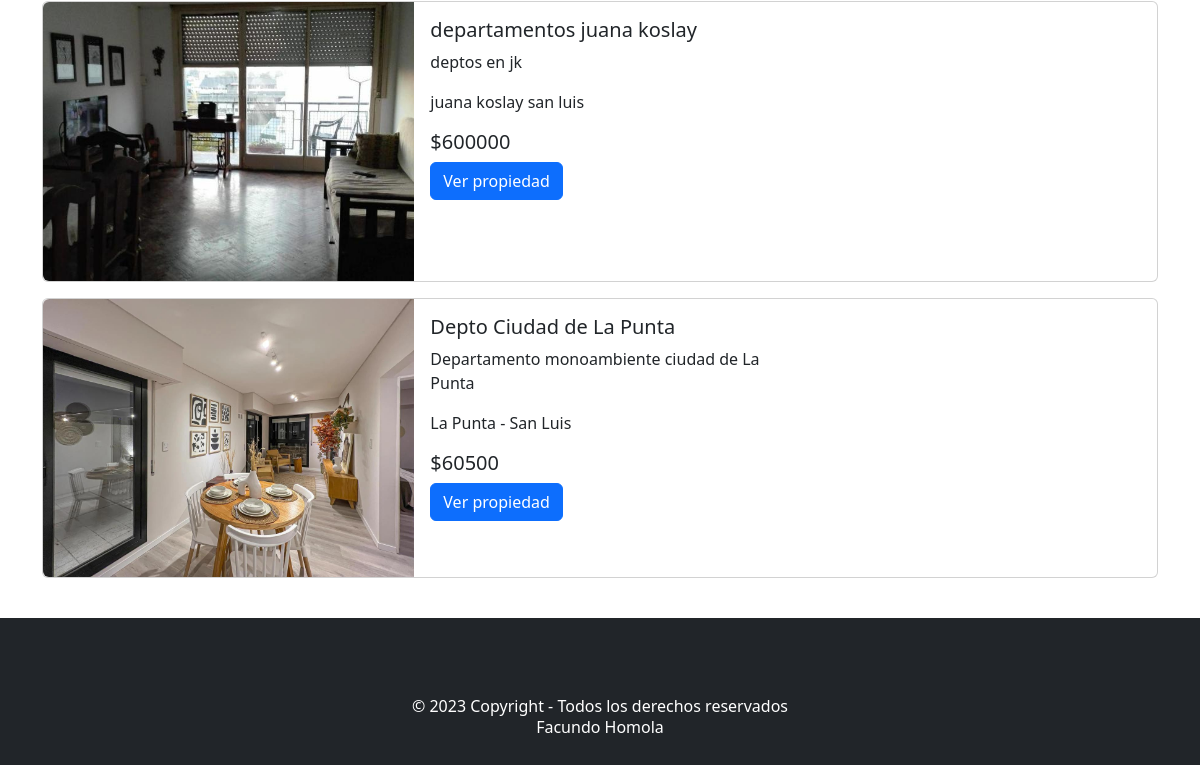
Before: /perfil.php (signed in, lower part) with the older database file.
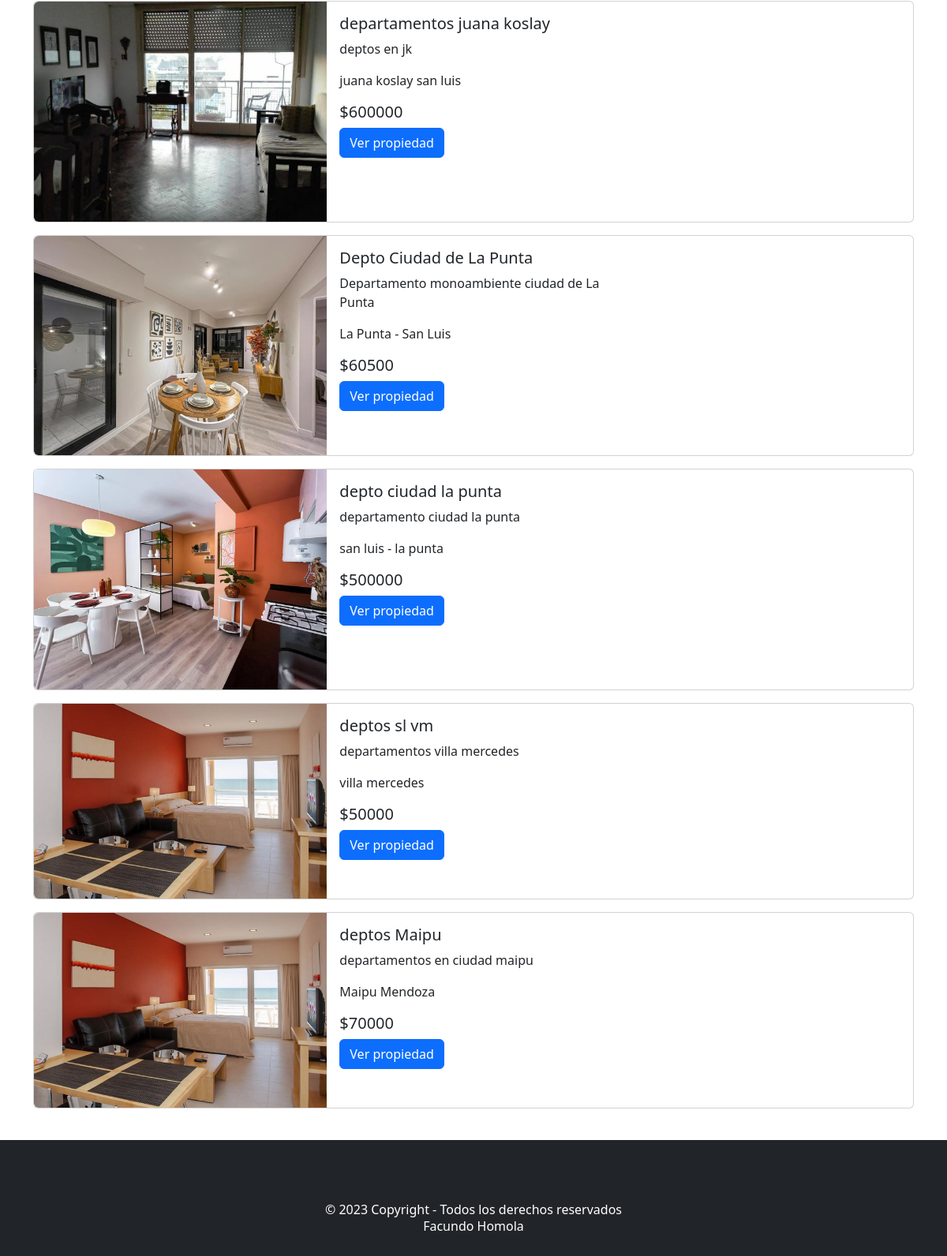
After: the same page with the newer database file.
### tables this page shows
CREATE TABLE `alquileres` (
  `id` int(11) NOT NULL,
  `titulo` varchar(250) NOT NULL,
  `descripcion` text NOT NULL,
  `ubicacion` varchar(250) NOT NULL,
  `servicios` varchar(250) NOT NULL,
  `costo` int(11) NOT NULL,
  `tminimo` date NOT NULL,
  `tmaximo` date NOT NULL,
  `cupo` int(11) NOT NULL,
  `id_user` int(11) NOT NULL,
  `estado_alquiler` int(11) NOT NULL
);

CREATE TABLE `fotos` (
  `id_foto` int(11) NOT NULL,
  `nombre` varchar(250) NOT NULL,
  `id_alquiler` int(11) NOT NULL
);

### perfil.php (the view, shortened to what this page needs)
<!DOCTYPE html>
<html lang="en">
<head>
    <link href="css/bootstrap.min.css" rel="stylesheet">
    <link href="css/style.css" rel="stylesheet">
</head>
<body>
<?php
    require('includes/header.php');
    $user = $_SESSION['user'];
    if (!isset($user)) {
        header("location: index.php");
    }else{
        $sql = "SELECT * FROM usuarios WHERE user='$user'";
        $result=mysqli_query($conexion,$sql);
        $usuario=mysqli_fetch_array($result);
        $id_user = $usuario['id_user'];
    }
?>
<div class="container-lg">
    <?php
        $sql_alquiler = "SELECT * FROM alquileres WHERE id_user = '$id_user'";
        $result_alquiler = mysqli_query($conexion, $sql_alquiler);
        while ($mostrar_alquiler = mysqli_fetch_array($result_alquiler)) {
        $id_alquiler = $mostrar_alquiler['id'];
    ?>
        <div class="row">
            <div class="col-12 col-lg-12 col-md-12 col-sm-12">
                <div class="card mb-3" style="max-width: 100%;">
                    <div class="row g-0">
                        <div class="col-md-4">
                            <?php
                                $sql_foto = "SELECT * FROM fotos WHERE id_alquiler = '$id_alquiler'";
                                $result_foto = mysqli_query($conexion, $sql_foto);
                                $mostrar_foto = mysqli_fetch_array(($result_foto));
                                $img = $mostrar_foto['nombre'];
                            ?>
                            <img src=" <?php echo "files/$user/$id_alquiler/$img"; ?>" class="img-fluid rounded-start" alt="">
                        </div>
                        <div class="m-3 col-md-4">
                            <h5 class="card-title"> <?php echo $mostrar_alquiler['titulo']; ?> </h5>
                            <p class="card-text"> <?php echo $mostrar_alquiler['descripcion']; ?> </p>
                            <p class="card-text"> <?php echo $mostrar_alquiler['ubicacion']; ?> </p>
                            <h5 class="card-title"> $<?php echo $mostrar_alquiler['costo']; ?> </h5>
                            <a href="propiedad.php?idalquiler=<?php echo $id_alquiler; ?>" class="btn btn-primary">Ver propiedad</a>
                        </div>
                    </div>
                </div>
            </div>
        </div>
    <?php
        }
    ?>
</div>
<?php
    require('includes/footer.php');
?>
</body>
</html>

Changed rows visible on the page:
added alquileres: fotos.nombre (picture), titulo "depto ciudad la punta", descripcion "departamento ciudad la punta", ubicacion "san luis - la punta", costo "500000"
added alquileres: fotos.nombre (picture), titulo "deptos sl vm", descripcion "departamentos villa mercedes", ubicacion "villa mercedes", costo "50000"
added alquileres: fotos.nombre (picture), titulo "deptos Maipu", descripcion "departamentos en ciudad maipu", ubicacion "Maipu Mendoza", costo "70000"
